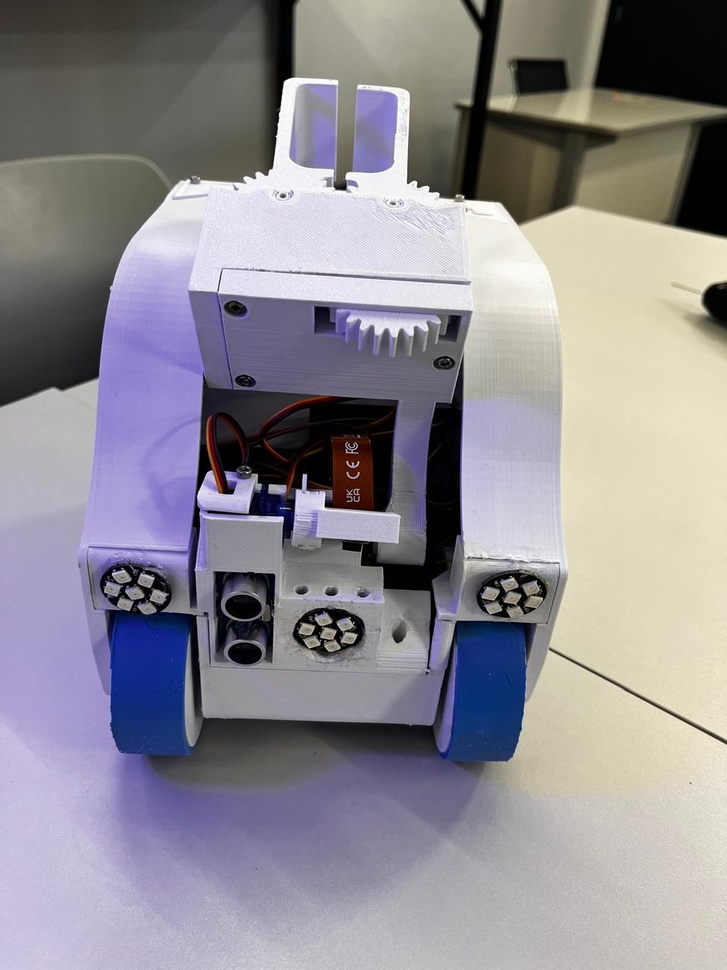
#> input picture hardware/photos/robot-front.jpg, 727 x 970 px, shrunk from 960 x 1280 before the run
$ python -i resgate_bolas.py   (imports and definitions only)
#> lines starting #> are read from the running program, lines starting #| are printed output that depends on the picture; after the words box and inside, x2 and y2 are one past the last pixel; in counts of white or black regions, pixels touching at a corner belong together
#> further down, picture is the input picture: shape (970, 727, 3); mean B, G, R 146.7, 139.5, 143
# resgate_bolas.py - Lógica de resgate de bolas para OBR 2025 com varredura (radar)

import time
import cv2
import numpy as np
import RPi.GPIO as GPIO

# === GPIO SETUP (VOCÊ DEFINE ESTES DEPOIS) ===
SERVO_GARRA_1 = None  # abrir/fechar garra
SERVO_GARRA_2 = None  # levantar/abaixar garra
SERVO_RESERVATORIO = None  # libera bolas prateadas traseiras
MOTOR_ESQUERDO = None
MOTOR_DIREITO = None

# === PWM Setup (configure quando tiver os pinos) ===
# [1 line not run here, left out]
servos = []
# [8 lines not run here, left out]

# [6 lines left out: function set_servo_angle, not called in this run]

# === CORES ===
LOWER_SILVER = np.array([0, 0, 180])
UPPER_SILVER = np.array([180, 50, 255])
LOWER_BLACK = np.array([0, 0, 0])
UPPER_BLACK = np.array([180, 255, 50])

# === Ações com a garra ===
def abrir_garra():
    set_servo_angle(servos[0], 90)

def fechar_garra():
    set_servo_angle(servos[0], 10)

def abaixar_garra():
    set_servo_angle(servos[1], 90)

def levantar_garra():
    set_servo_angle(servos[1], 10)

def soltar_bolas_reservatorio():
    set_servo_angle(servos[2], 90)

def detectar_bolas(frame):
    hsv = cv2.cvtColor(frame, cv2.COLOR_BGR2HSV)
#> hsv: shape (970, 727, 3); mean H, S, V 76.1, 47.8, 155.6
    mask_silver = cv2.inRange(hsv, LOWER_SILVER, UPPER_SILVER)
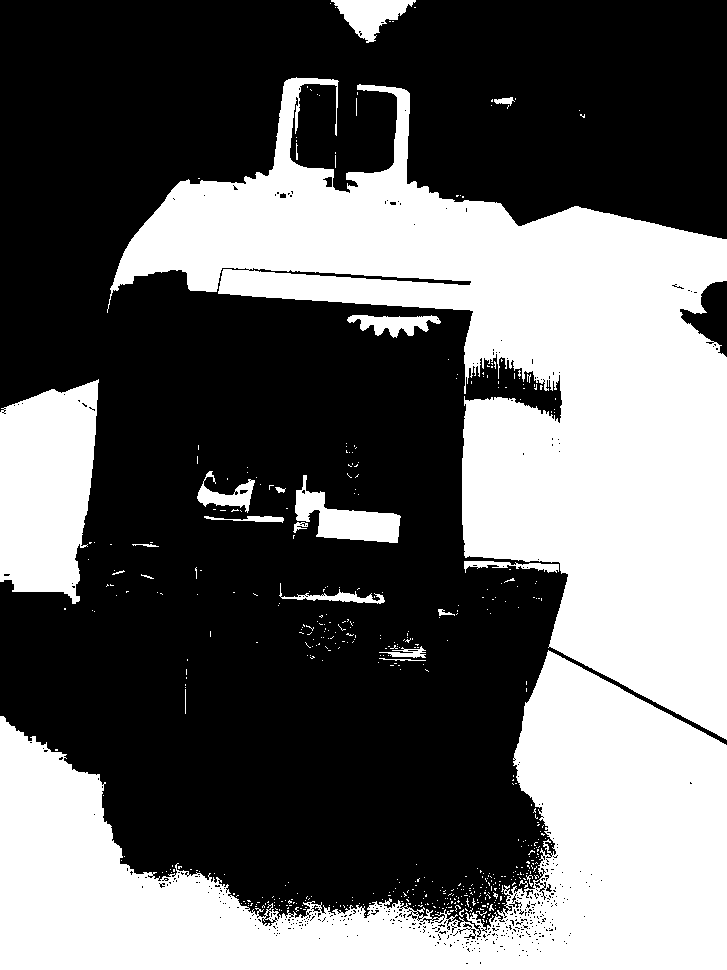
#> mask_silver: shape (970, 727); 40% white; 518 white regions (495 under 20 px), largest, box (x1, y1, x2, y2) and area: (107, 77, 727, 740) 148241, (0, 650, 727, 970) 106045, (0, 379, 99, 604) 17398
    mask_black = cv2.inRange(hsv, LOWER_BLACK, UPPER_BLACK)
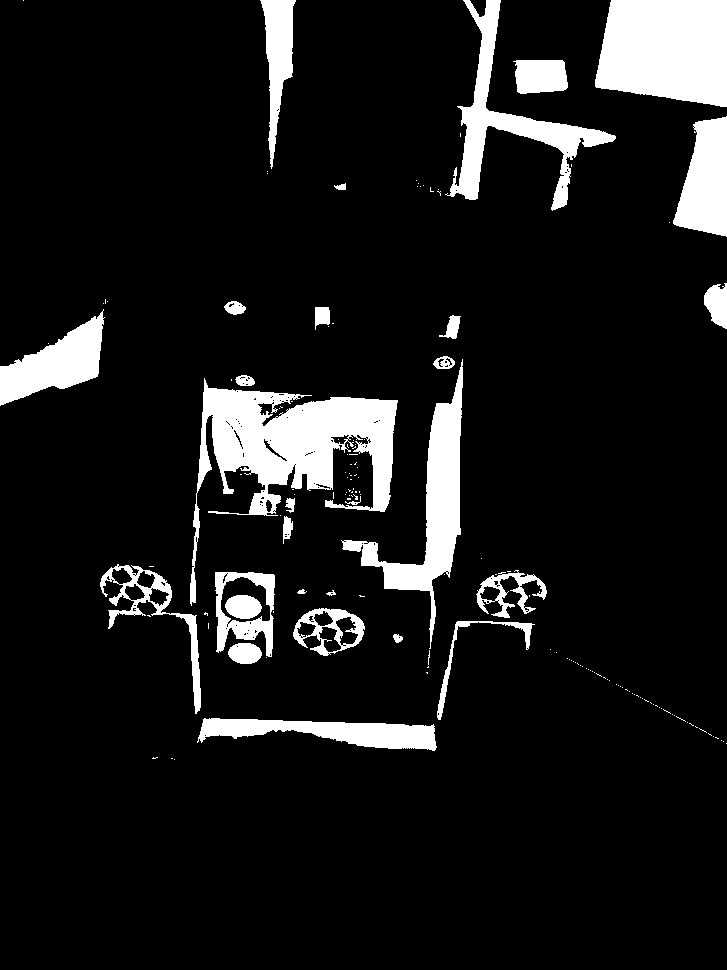
#> mask_black: shape (970, 727); 10.2% white; 156 white regions (127 under 20 px)

    contornos_silver, _ = cv2.findContours(mask_silver, cv2.RETR_EXTERNAL, cv2.CHAIN_APPROX_SIMPLE)
#> contornos_silver = 518 contours, 503 with area under 20; largest, box (x1, y1, x2, y2) and area: (107, 77, 727, 740) 147240, (0, 650, 727, 970) 106004, (0, 379, 99, 604) 17135, (295, 475, 401, 543) 2922, (331, 0, 416, 43) 1743
    contornos_black, _ = cv2.findContours(mask_black, cv2.RETR_EXTERNAL, cv2.CHAIN_APPROX_SIMPLE)
#> contornos_black = 154 contours, 128 with area under 20; largest, box (x1, y1, x2, y2) and area: (190, 378, 398, 606) 15290, (595, 0, 727, 107) 11951, (341, 359, 463, 649) 7205, (445, 0, 616, 211) 6356, (0, 309, 105, 406) 4586

    bolas = []
    for c in contornos_silver:
        if cv2.contourArea(c) > 200:
            x, y, w, h = cv2.boundingRect(c)
            bolas.append({"tipo": "prata", "pos": (x + w // 2, y + h // 2)})
#> this loop made 518 passes
#> (x, y, w, h) on passes 302, 408, 417, 440, 444, 473, 489, 512: (0, 650, 727, 320), (279, 583, 106, 21), (464, 561, 95, 12), (295, 475, 106, 68), (197, 471, 58, 42), (0, 379, 99, 225), (347, 315, 94, 23), (107, 77, 620, 663)
#> after the loop, bolas = 9 items

    for c in contornos_black:
        if cv2.contourArea(c) > 200:
            x, y, w, h = cv2.boundingRect(c)
            bolas.append({"tipo": "preta", "pos": (x + w // 2, y + h // 2)})
#> this loop made 154 passes
#> (x, y, w, h) on passes 14, 59, 62, 66, 73, 75, 77, 120: (197, 718, 240, 33), (228, 643, 34, 21), (437, 621, 98, 99), (293, 608, 72, 48), (215, 572, 60, 85), (476, 570, 71, 48), (100, 564, 101, 150), (190, 378, 208, 228)
#> after the loop, bolas = 27 items

    return bolas

# [15 lines left out: functions pegar_bola, guardar_em_reservatorio, not called in this run]

def manter_na_garra():
    print("Mantendo bola na garra")

def ir_para_area(cor):
    print(f"Navegando para área {cor}")
    time.sleep(2)

# [39 lines left out: functions varrer_e_detectar, executar_resgate, not called in this run]

# Para integração: chame executar_resgate(picam2) com sua instância de câmera

>>> import cv2
>>> picture = cv2.imread('hardware/photos/robot-front.jpg')
>>> result = detectar_bolas(picture)
#> result = 27 items

$ run again, on hardware/photos/robot-gripper-rescue-ball.jpg
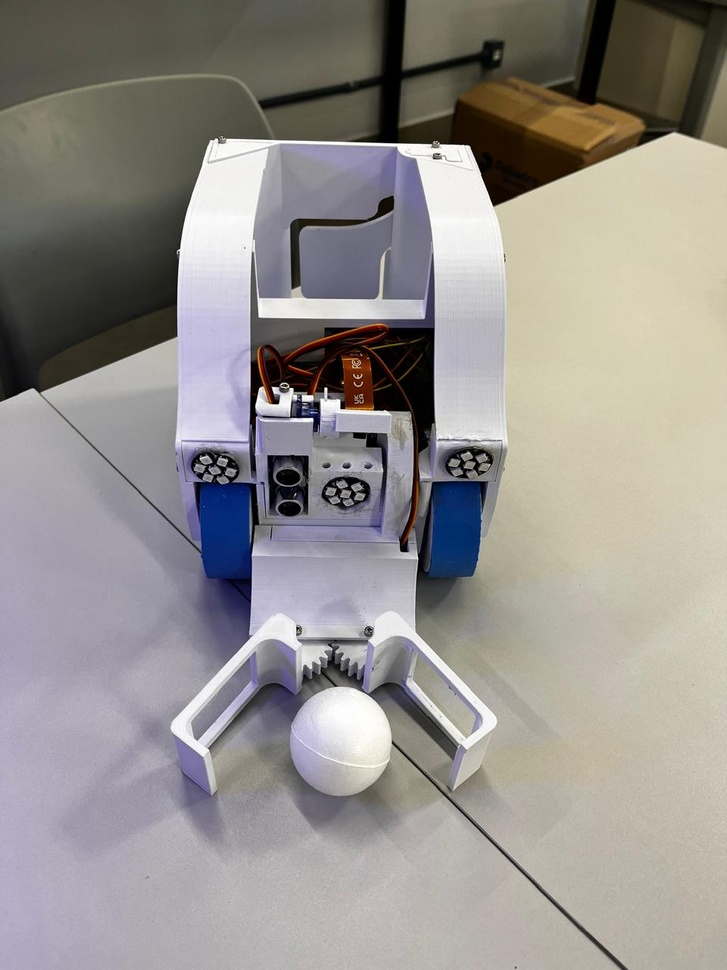
#> input picture hardware/photos/robot-gripper-rescue-ball.jpg, 727 x 970 px, shrunk from 960 x 1280 before the run
#> picture is the input picture: shape (970, 727, 3); mean B, G, R 141.9, 145.3, 149
#> hsv: shape (970, 727, 3); mean H, S, V 61.2, 40, 154.1
#> in detectar_bolas, `mask_silver = cv2.inRange(hsv, LOWER_SILVER, UPPER_SILVER)`:
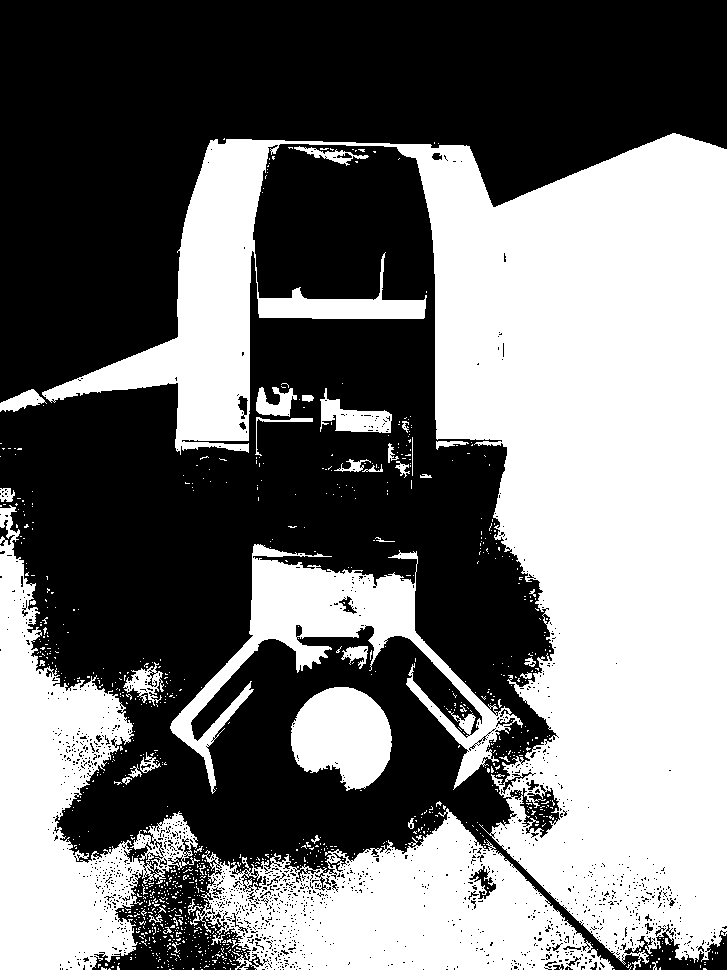
#> mask_silver: shape (970, 727); 45.4% white; 984 white regions (939 under 20 px), largest, box (x1, y1, x2, y2) and area: (42, 133, 727, 970) 211210, (0, 505, 200, 970) 37020, (190, 808, 614, 970) 36522
#> in detectar_bolas, `mask_black = cv2.inRange(hsv, LOWER_BLACK, UPPER_BLACK)`:
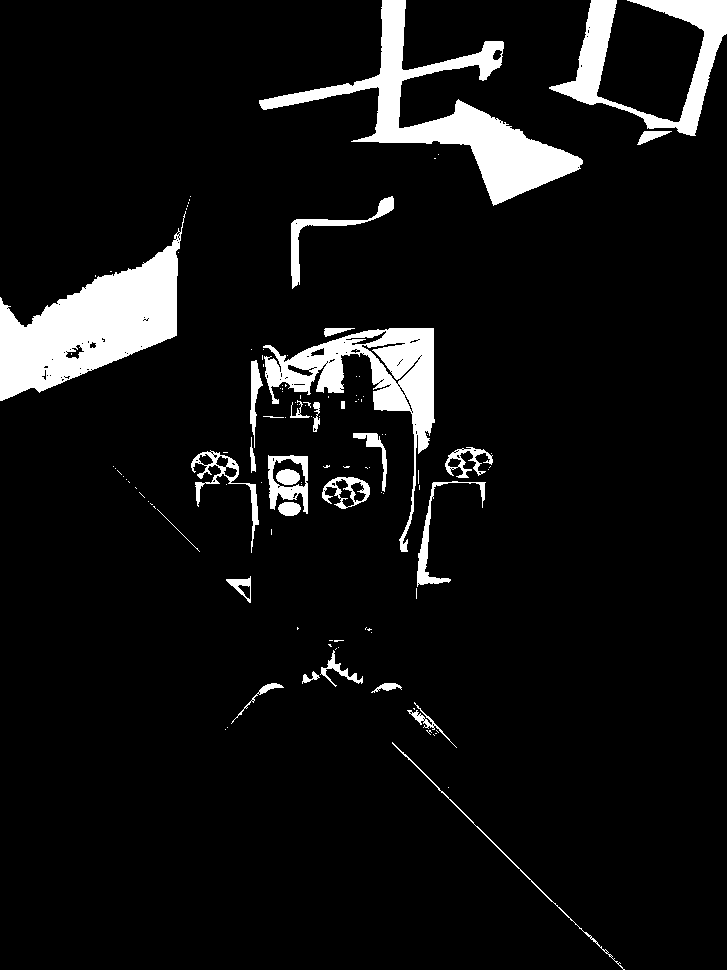
#> mask_black: shape (970, 727); 7.7% white; 115 white regions (86 under 20 px)
#> contornos_silver = 946 contours, 917 with area under 20; largest, box (x1, y1, x2, y2) and area: (42, 133, 727, 970) 211574, (190, 808, 614, 970) 39024, (0, 505, 200, 970) 37418, (170, 544, 523, 794) 18165, (291, 687, 392, 791) 7450
#> contornos_black = 111 contours, 85 with area under 20; largest, box (x1, y1, x2, y2) and area: (0, 211, 186, 401) 14786, (259, 0, 583, 206) 12961, (263, 328, 435, 552) 9175, (549, 0, 727, 136) 6648, (268, 455, 308, 514) 1662
#> the loop in detectar_bolas, `for c in contornos_silver:` made 946 passes
#> (x, y, w, h) on passes 490, 634, 687, 719, 780, 812, 917, 918: (190, 808, 424, 162), (291, 687, 101, 104), (123, 662, 41, 44), (341, 646, 27, 23), (170, 544, 353, 250), (0, 505, 200, 465), (0, 389, 47, 23), (320, 388, 72, 45)
#> after the loop in detectar_bolas, `for c in contornos_silver:`: bolas = 11 items
#> the loop in detectar_bolas, `for c in contornos_black:` made 111 passes
#> (x, y, w, h) on passes 2, 14, 25, 30, 39, 42, 54, 57: (392, 742, 233, 228), (320, 650, 43, 37), (226, 576, 25, 27), (278, 502, 23, 14), (417, 481, 69, 106), (322, 477, 48, 32), (268, 455, 40, 59), (191, 450, 68, 103)
#> after the loop in detectar_bolas, `for c in contornos_black:`: bolas = 27 items

$ run again, on hardware/photos/robot-side-instrumentation.jpg
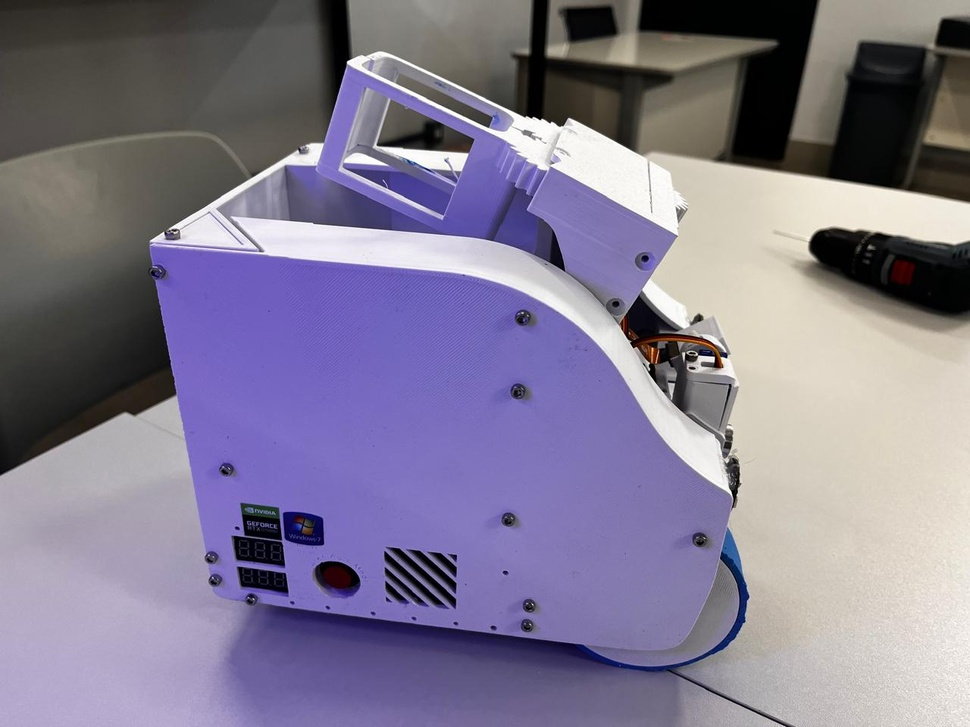
#> input picture hardware/photos/robot-side-instrumentation.jpg, 970 x 727 px, shrunk from 1280 x 960 before the run
#> picture is the input picture: shape (727, 970, 3); mean B, G, R 144.9, 122.9, 130
#> hsv: shape (727, 970, 3); mean H, S, V 76.5, 58.5, 151.4
#> in detectar_bolas, `mask_silver = cv2.inRange(hsv, LOWER_SILVER, UPPER_SILVER)`:
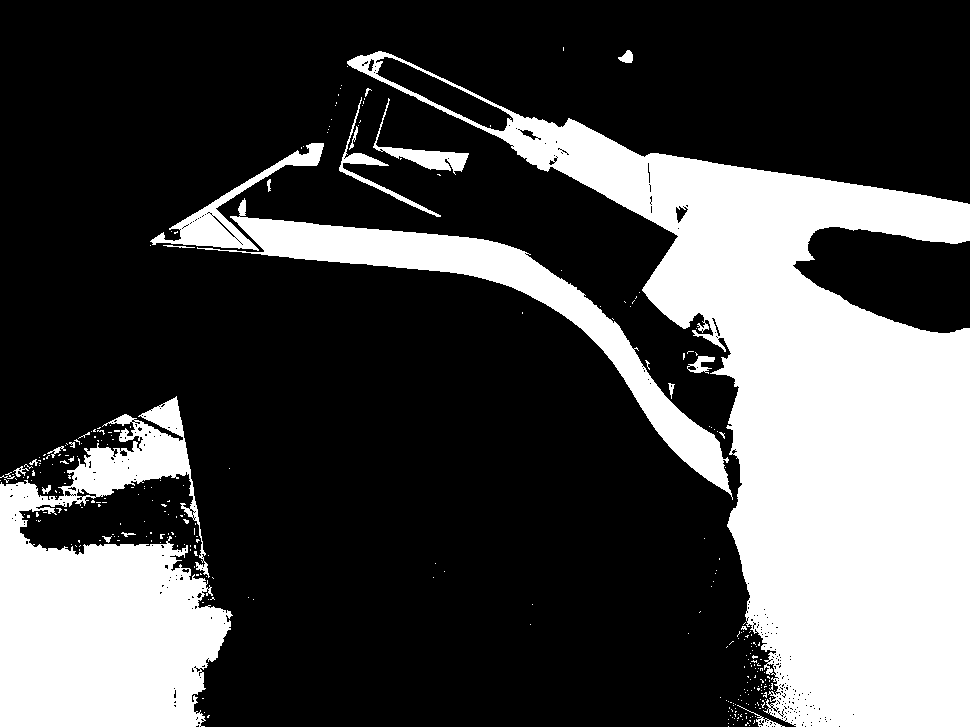
#> mask_silver: shape (727, 970); 29.1% white; 312 white regions (290 under 20 px), largest, box (x1, y1, x2, y2) and area: (347, 51, 970, 727) 132983, (0, 396, 233, 727) 45863, (197, 198, 733, 500) 19059
#> in detectar_bolas, `mask_black = cv2.inRange(hsv, LOWER_BLACK, UPPER_BLACK)`:
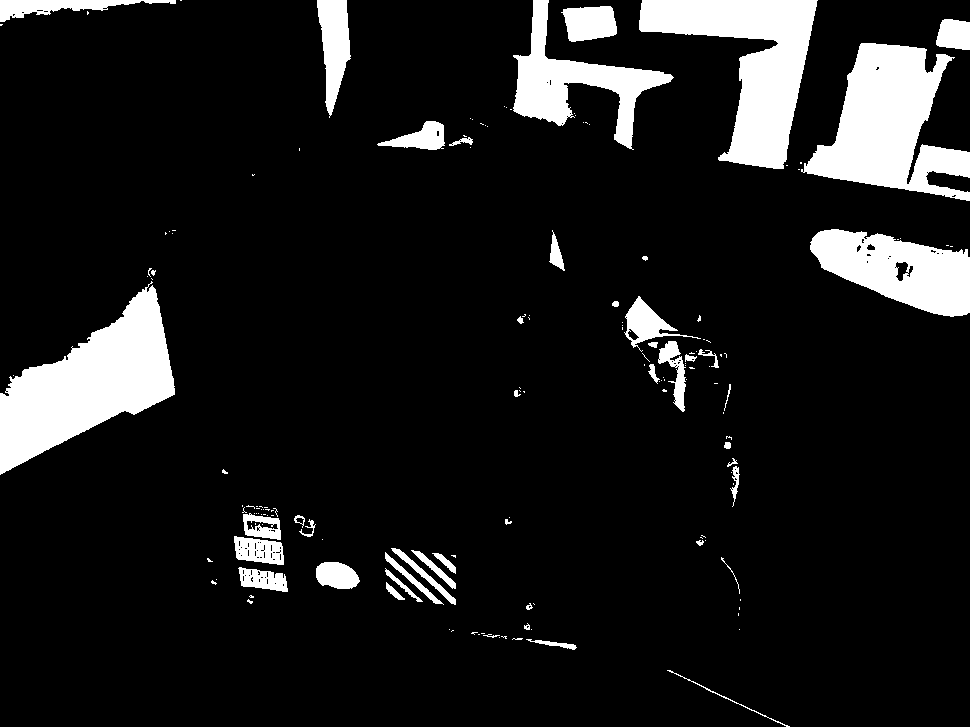
#> mask_black: shape (727, 970); 10.8% white; 162 white regions (115 under 20 px)
#> contornos_silver = 311 contours, 296 with area under 20; largest, box (x1, y1, x2, y2) and area: (347, 51, 970, 727) 135316, (0, 396, 233, 727) 45118, (197, 198, 733, 500) 18396, (150, 143, 324, 251) 3136, (373, 98, 469, 175) 1117
#> contornos_black = 160 contours, 123 with area under 20; largest, box (x1, y1, x2, y2) and area: (0, 281, 175, 475) 15586, (801, 43, 970, 201) 13946, (639, 0, 818, 169) 13221, (810, 229, 970, 317) 8633, (513, 0, 674, 150) 6804
#> the loop in detectar_bolas, `for c in contornos_silver:` made 311 passes
#> (x, y, w, h) on passes 262, 265, 283, 289, 301, 303, 309: (0, 396, 233, 331), (687, 356, 28, 18), (197, 198, 536, 302), (150, 143, 174, 108), (373, 98, 96, 77), (339, 97, 102, 120), (347, 51, 623, 676)
#> after the loop in detectar_bolas, `for c in contornos_silver:`: bolas = 7 items
#> the loop in detectar_bolas, `for c in contornos_black:` made 160 passes
#> (x, y, w, h) on passes 26, 27, 32, 33, 34, 39, 52, 100: (238, 567, 50, 25), (316, 562, 44, 27), (385, 552, 59, 53), (411, 550, 45, 39), (391, 548, 65, 57), (234, 536, 50, 29), (243, 513, 38, 27), (658, 341, 28, 71)
#> after the loop in detectar_bolas, `for c in contornos_black:`: bolas = 27 items
